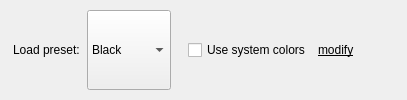
                <widget class="GroupPanel" name="colorsPresetGroup" native="true">
                 <property name="accessibleName">
                  <string notr="true">SGroup</string>
                 </property>
                 <layout class="QVBoxLayout" name="verticalLayout_38">
                  <property name="spacing">
                   <number>7</number>
                  </property>
                  <property name="leftMargin">
                   <number>13</number>
                  </property>
                  <property name="topMargin">
                   <number>10</number>
                  </property>
                  <property name="rightMargin">
                   <number>13</number>
                  </property>
                  <property name="bottomMargin">
                   <number>10</number>
                  </property>
                  <item>
                   <layout class="QHBoxLayout" name="horizontalLayout_3">
                    <property name="leftMargin">
                     <number>0</number>
                    </property>
                    <property name="topMargin">
                     <number>0</number>
                    </property>
                    <item>
                     <widget class="QLabel" name="loadPresetLabel">
                      <property name="text">
                       <string>Load preset:</string>
                      </property>
                     </widget>
                    </item>
                    <item>
                     <widget class="QComboBox" name="themeSelectorComboBox">
                      <property name="sizePolicy">
                       <sizepolicy hsizetype="Minimum" vsizetype="Minimum">
                        <horstretch>0</horstretch>
                        <verstretch>0</verstretch>
                       </sizepolicy>
                      </property>
                      <property name="currentText">
                       <string>Black</string>
                      </property>
                      <item>
                       <property name="text">
                        <string>Black</string>
                       </property>
                      </item>
                      <item>
                       <property name="text">
                        <string>Dark</string>
                       </property>
                      </item>
                      <item>
                       <property name="text">
                        <string>Dark Blue</string>
                       </property>
                      </item>
                      <item>
                       <property name="text">
                        <string>Light</string>
                       </property>
                      </item>
                     </widget>
                    </item>
                    <item>
                     <spacer name="horizontalSpacer_13">
                      <property name="orientation">
                       <enum>Qt::Horizontal</enum>
                      </property>
                      <property name="sizeType">
                       <enum>QSizePolicy::Fixed</enum>
                      </property>
                      <property name="sizeHint" stdset="0">
                       <size>
                        <width>10</width>
                        <height>10</height>
                       </size>
                      </property>
                     </spacer>
                    </item>
                    <item>
                     <widget class="QCheckBox" name="useSystemColorsCheckBox">
                      <property name="text">
                       <string>Use system colors</string>
                      </property>
                     </widget>
                    </item>
                    <item>
                     <widget class="ClickableLabel" name="modifySystemSchemeLabel">
                      <property name="cursor">
                       <cursorShape>PointingHandCursor</cursorShape>
                      </property>
                      <property name="text">
                       <string>&lt;html&gt;&lt;head/&gt;&lt;body&gt;&lt;p&gt;&lt;span style=&quot; text-decoration: underline;&quot;&gt;modify&lt;/span&gt;&lt;/p&gt;&lt;/body&gt;&lt;/html&gt;</string>
                      </property>
                      <property name="textFormat">
                       <enum>Qt::RichText</enum>
                      </property>
                     </widget>
                    </item>
                    <item>
                     <spacer name="horizontalSpacer_18">
                      <property name="orientation">
                       <enum>Qt::Horizontal</enum>
                      </property>
                      <property name="sizeHint" stdset="0">
                       <size>
                        <width>40</width>
                        <height>20</height>
                       </size>
                      </property>
                     </spacer>
                    </item>
                   </layout>
                  </item>
                 </layout>
                </widget>
